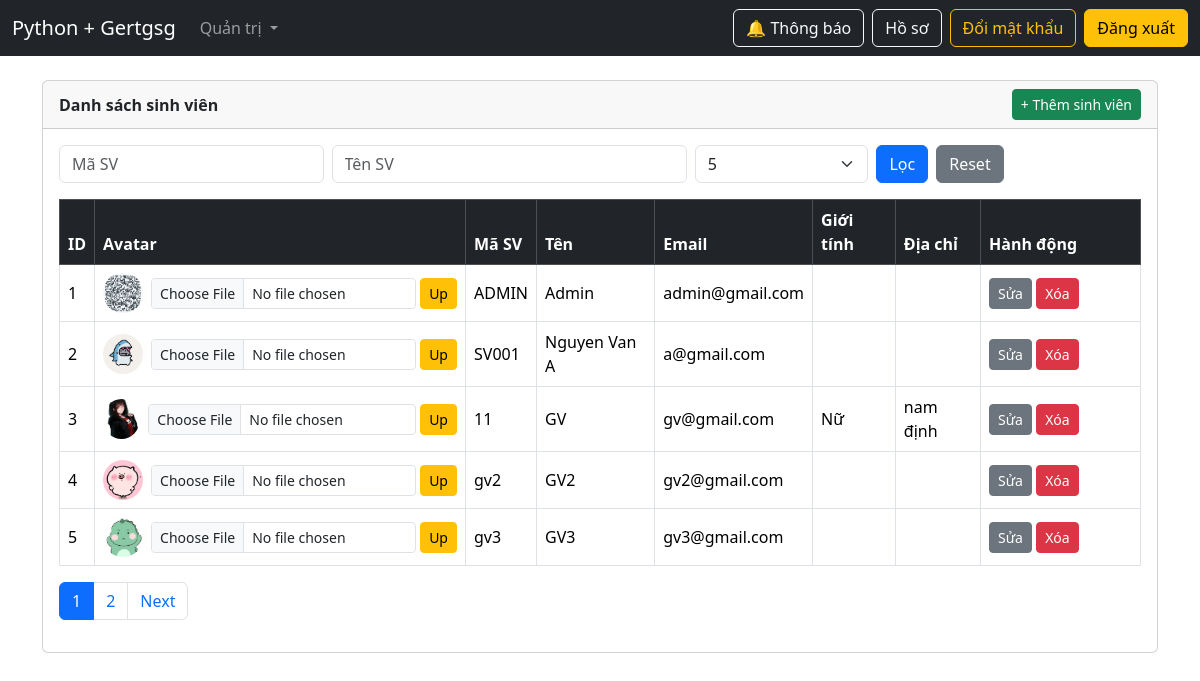
/admin/students (signed in), run on an earlier commit of the app's database.
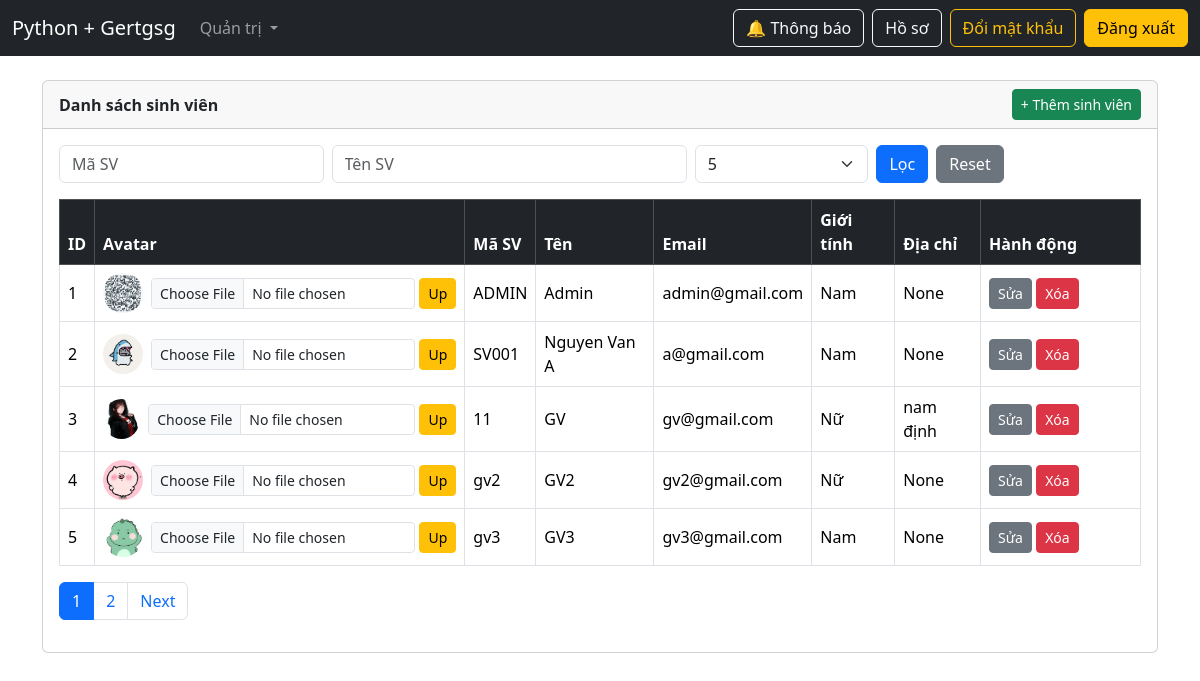
And on a later commit of the database.
### models.py (models this page shows, shortened)
class Student(UserMixin, db.Model):
    __tablename__ = "students"
    id = db.Column(db.Integer, primary_key=True)
    ma_sv = db.Column(db.String(50), unique=True, nullable=False, index=True)
    ten_sv = db.Column(db.String(255), nullable=False, index=True)
    email = db.Column(db.String(255), unique=True, nullable=False, index=True)
    mat_khau = db.Column(db.String(255), nullable=False)
    role = db.Column(db.String(20), nullable=False, default="student", index=True)
    avatar = db.Column(db.String(255), nullable=True)
    gioi_tinh = db.Column(db.String(10), nullable=True)
    dia_chi = db.Column(db.Text, nullable=True)
    failed_attempts = db.Column(db.Integer, nullable=False, default=0)
    last_failed_at = db.Column(db.DateTime, nullable=True)
    lock_until = db.Column(db.DateTime, nullable=True)
    class_id = db.Column(
        db.Integer,
        db.ForeignKey("classes.id", ondelete="SET NULL"),
        nullable=True,
        index=True,
    )
    class_ = db.relationship("Class", back_populates="students")
    teaching_classes = db.relationship(
        "Class",
        secondary=teacher_classes,
        back_populates="teachers",
        lazy="subquery",
    )

### admin_routes.py (the view)
@admin_bp.get("/students")
@login_required
@roles_required("admin")
def admin_students_index():
    q_ma = (request.args.get("ma_sv") or "").strip()
    q_ten = (request.args.get("ten_sv") or "").strip()
    try:
        page = int(request.args.get("page", 1))
    except ValueError:
        page = 1
    try:
        per_page = int(request.args.get("per_page", 5))
    except ValueError:
        per_page = 5
    per_page = 5 if per_page not in (5, 10, 20) else per_page
    query = Student.query
    if q_ma:
        query = query.filter(Student.ma_sv.ilike(f"%{q_ma}%"))
    if q_ten:
        query = query.filter(Student.ten_sv.ilike(f"%{q_ten}%"))
    pagination = query.order_by(Student.id.asc()).paginate(page=page, per_page=per_page, error_out=False)
    return render_template(
        "admin/students.html",   # ✅ đúng file bạn đang dùng
        students=pagination.items,
        pagination=pagination,
        ma_sv=q_ma,
        ten_sv=q_ten,
        per_page=per_page,
    )

### app.py (called while the page is built)
@app.context_processor
def inject_csrf():
    def form_csrf_token():
        return Markup(f'<input type="hidden" name="csrf_token" value="{generate_csrf()}">')
    return dict(form_csrf_token=form_csrf_token)

@login_manager.user_loader
def load_user(user_id: str):
    try:
        return Student.query.get(int(user_id))
    except Exception:
        return None

@app.context_processor
def inject_noti_count():
    if current_user.is_authenticated:
        count = Notification.query.filter_by(user_id=current_user.id, is_read=False).count()
        return {"noti_unread_count": count}
    return {"noti_unread_count": 0}

### auth.py (called while the page is built)
def roles_required(*roles):
    def decorator(fn):
        @wraps(fn)
        def wrapper(*args, **kwargs):
            if not current_user.is_authenticated:
                abort(401)
            user_role = (getattr(current_user, "role", "") or "").strip().lower()
            if user_role not in [r.lower() for r in roles]:
                abort(403)
            return fn(*args, **kwargs)
        return wrapper
    return decorator

### templates/admin/students.html (shortened to what this page needs)
{% extends "base.html" %}
{% set title="Quản lý sinh viên" %}
{% block content %}
<div class="card">
  <div class="card-header d-flex justify-content-between align-items-center">
    <b>Danh sách sinh viên</b>
    <a class="btn btn-success btn-sm"
       href="{{ url_for('admin.admin_students_create') }}">
      + Thêm sinh viên
    </a>
  </div>
  <div class="card-body">
    <form class="row g-2 mb-3" method="GET">
      <div class="col-md-3">
        <input class="form-control" name="ma_sv"
               placeholder="Mã SV" value="{{ ma_sv }}">
      </div>
      <div class="col-md-4">
        <input class="form-control" name="ten_sv"
               placeholder="Tên SV" value="{{ ten_sv }}">
      </div>
      <div class="col-md-2">
        <select class="form-select" name="per_page">
          <option value="5"  {% if per_page==5 %}selected{% endif %}>5</option>
        </select>
      </div>
      <div class="col-md-3 d-flex gap-2">
        <button class="btn btn-primary">Lọc</button>
        <a class="btn btn-secondary"
           href="{{ url_for('admin.admin_students_index') }}">
          Reset
        </a>
      </div>
    </form>
    <div class="table-responsive">
      <table class="table table-bordered align-middle">
        <thead class="table-dark">
          <tr>
            <th>ID</th>
            <th>Avatar</th>
            <th>Mã SV</th>
            <th>Tên</th>
            <th>Email</th>
            <th>Giới tính</th>
            <th>Địa chỉ</th>
            <th width="160">Hành động</th>
          </tr>
        </thead>
        <tbody>
          {% for s in students %}
          <tr>
            <td>{{ s.id }}</td>
            <td>
              <div class="d-flex align-items-center gap-2">
                {% if s.avatar %}
                  <img src="{{ url_for('static', filename='uploads/' ~ s.avatar) }}"
                       width="40" height="40"
                       style="border-radius:50%;object-fit:cover;">
                {% else %}
                  <div style="width:40px;height:40px;border-radius:50%;background:#ccc"></div>
                {% endif %}
                <form method="POST"
                      action="{{ url_for('admin.admin_student_upload_avatar', student_id=s.id) }}"
                      enctype="multipart/form-data"
                      class="d-flex gap-1">
                  <input type="file" name="avatar"
                         class="form-control form-control-sm"
                         accept=".png,.jpg,.jpeg,.webp" required>
                  <button class="btn btn-sm btn-warning">Up</button>
                </form>
              </div>
            </td>
            <td>{{ s.ma_sv }}</td>
            <td>{{ s.ten_sv }}</td>
            <td>{{ s.email }}</td>
            <td>{{ s.gioi_tinh or "" }}</td>
            <td>{{ s.dia_chi or "" }}</td>
            <td>
              <a class="btn btn-sm btn-secondary"
                 href="{{ url_for('admin.admin_students_edit', student_id=s.id) }}">
                Sửa
              </a>
              <form method="POST"
                    action="{{ url_for('admin.admin_students_delete', student_id=s.id) }}"
                    style="display:inline">
                <button class="btn btn-sm btn-danger"
                        onclick="return confirm('Xóa sinh viên?')">
                  Xóa
                </button>
              </form>
            </td>
          </tr>
          {% endfor %}
        </tbody>
      </table>
    </div>
    <ul class="pagination">
      {% for p in pagination.iter_pages() %}
        {% if p %}
        <li class="page-item {% if p==pagination.page %}active{% endif %}">
          <a class="page-link"
             href="{{ url_for('admin.admin_students_index', page=p) }}">{{ p }}</a>
        </li>
        {% endif %}
      {% endfor %}
      {% if pagination.has_next %}
      <li class="page-item">
        <a class="page-link"
           href="{{ url_for('admin.admin_students_index', page=pagination.next_num) }}">
          Next
        </a>
      </li>
      {% endif %}
    </ul>
  </div>
</div>
{% endblock %}

### templates/base.html (shortened to what this page needs)
<!doctype html>
<html lang="vi">
<head>
  <link href="https://cdn.jsdelivr.net/npm/bootstrap@5.3.2/dist/css/bootstrap.min.css" rel="stylesheet">
</head>
<body>
<nav class="navbar navbar-expand-lg navbar-dark bg-dark">
  <div class="container-fluid">
    <a class="navbar-brand"
       href="{% if current_user.is_authenticated %}{{ url_for('students_index') }}{% else %}{{ url_for('login') }}{% endif %}">
      Python + Gertgsg
    </a>
    <div class="collapse navbar-collapse" id="navMain">
      <ul class="navbar-nav me-auto">
        {% if current_user.is_authenticated and current_user.role == "admin" %}
        <li class="nav-item dropdown">
          <a class="nav-link dropdown-toggle" href="#" data-bs-toggle="dropdown">
            Quản trị
          </a>
        </li>
        {% endif %}
      </ul>
      <div class="d-flex gap-2">
        {% if not current_user.is_authenticated %}
          <a class="btn btn-outline-light" href="{{ url_for('login') }}">Đăng nhập</a>
          <a class="btn btn-outline-info" href="{{ url_for('register') }}">Đăng ký</a>
          <a class="btn btn-outline-warning" href="{{ url_for('forgot') }}">Quên mật khẩu</a>
        {% else %}
          <a class="btn btn-outline-light" href="{{ url_for('noti.index') }}">
            🔔 Thông báo
          </a>
          <a class="btn btn-outline-light" href="{{ url_for('account.profile') }}">Hồ sơ</a>
          <a class="btn btn-outline-warning" href="{{ url_for('account.change_password') }}">Đổi mật khẩu</a>
          <a class="btn btn-warning" href="{{ url_for('logout') }}">Đăng xuất</a>
        {% endif %}
      </div>
    </div>
  </div>
</nav>
<div class="container mt-4">
  {% block content %}{% endblock %}
</div>
</body>
</html>

What changed in the data, as far as the page shows it:
changed Student "ADMIN": gioi_tinh (not shown) → "Nam"; dia_chi (not shown) → "None"
changed Student "SV001": gioi_tinh (not shown) → "Nam"; dia_chi (not shown) → "None"
changed Student "gv2": gioi_tinh (not shown) → "Nữ"; dia_chi (not shown) → "None"
changed Student "gv3": gioi_tinh (not shown) → "Nam"; dia_chi (not shown) → "None"
